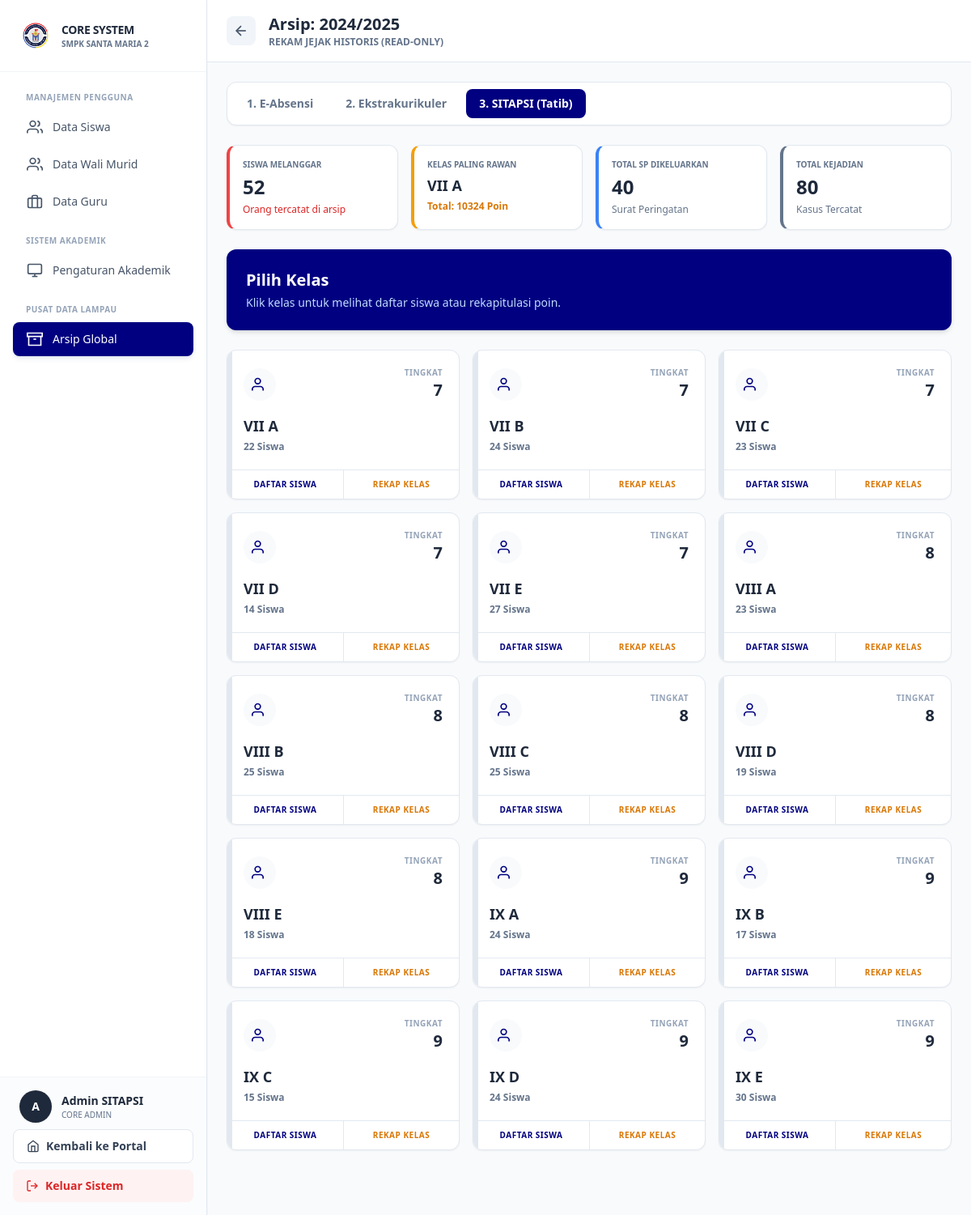
Page /core_admin/views/arsip_tahun.php?tahun=2 (signed in) on the committed database.
### tables this page shows
CREATE TABLE `tb_tahun_ajaran` (
  `id_tahun` int(11) NOT NULL,
  `nama_tahun` varchar(20) NOT NULL,
  `status` enum('Aktif','Arsip') DEFAULT 'Aktif',
  `semester_aktif` enum('Ganjil','Genap') DEFAULT 'Ganjil'
);

CREATE TABLE `tb_kelas` (
  `id_kelas` int(11) NOT NULL,
  `nama_kelas` varchar(10) NOT NULL,
  `tingkat` int(11) NOT NULL
);

### config/database.php (called while the page is built, shortened)
<?php
function getDBConnection()
{
    static $pdo = null;
    if ($pdo === null) {
        try {
            $dsn = "mysql:host=" . DB_HOST . ";dbname=" . DB_NAME . ";charset=" . DB_CHARSET;
            $options = [
                PDO::ATTR_ERRMODE => PDO::ERRMODE_EXCEPTION,
                PDO::ATTR_DEFAULT_FETCH_MODE => PDO::FETCH_ASSOC,
                PDO::ATTR_EMULATE_PREPARES => false,
                PDO::MYSQL_ATTR_INIT_COMMAND => "SET NAMES " . DB_CHARSET
            ];
            $pdo = new PDO($dsn, DB_USER, DB_PASS, $options);
        } catch (PDOException $e) {
            error_log("Database Connection Error: " . $e->getMessage());
            die("Koneksi database gagal. Silakan hubungi administrator.");
        }
    }
    return $pdo;
}
function executeQuery($sql, $params = [])
{
    $pdo = getDBConnection();
    $stmt = $pdo->prepare($sql);
    $stmt->execute($params);
    return $stmt;
}
function fetchOne($sql, $params = [])
{
    $stmt = executeQuery($sql, $params);
    return $stmt->fetch();
}
function fetchAll($sql, $params = [])
{
    $stmt = executeQuery($sql, $params);
    return $stmt->fetchAll();
}
?>

### core_admin/views/arsip_tahun.php (the view, shortened to what this page needs)
<?php
require_once '../../config/database.php';
$id_tahun = $_GET['tahun'] ?? null;
$tab_aktif = $_GET['tab'] ?? 'tatib';
?>
<?php
$tahun_info = fetchOne("SELECT * FROM tb_tahun_ajaran WHERE id_tahun = :id", ['id' => $id_tahun]);
$stats_global = fetchOne("
    SELECT
        COUNT(DISTINCT h.id_anggota) as total_siswa_melanggar,
        COUNT(DISTINCT h.id_transaksi) as total_pelanggaran
    FROM tb_pelanggaran_header h
    WHERE h.id_tahun = :id
", ['id' => $id_tahun]);
$top_kelas = fetchOne("
    SELECT k.nama_kelas, SUM(a.total_poin_umum) as total_poin_kelas
    FROM tb_anggota_kelas a
    JOIN tb_kelas k ON a.id_kelas = k.id_kelas
    WHERE a.id_tahun = :id
    GROUP BY k.id_kelas
    ORDER BY total_poin_kelas DESC LIMIT 1
", ['id' => $id_tahun]);
$total_sp = fetchOne("
    SELECT COUNT(id_sp) as jml_sp
    FROM tb_riwayat_sp r
    JOIN tb_anggota_kelas a ON r.id_anggota = a.id_anggota
    WHERE a.id_tahun = :id
", ['id' => $id_tahun]);
$kelas_list = fetchAll("SELECT id_kelas, nama_kelas, tingkat FROM tb_kelas ORDER BY tingkat, nama_kelas");
?>
<!DOCTYPE html>
<html lang="id">
<head>
    <script src="https://cdn.tailwindcss.com"></script>
</head>
<body class="bg-[#F8FAFC]">
<div class="flex h-screen overflow-hidden">
    <?php include '../includes/sidebar_core.php'; ?>
    <div class="flex-1 overflow-auto lg:ml-64 relative">
        <div class="bg-white border-b border-[#E2E8F0] px-6 py-4 sticky top-0 z-30 flex items-center justify-between">
            <div class="flex items-center space-x-4">
                <a href="arsip_tahun.php" class="p-2 bg-slate-100 rounded-lg text-slate-600 hover:bg-slate-200"><svg class="w-5 h-5" fill="none" stroke="currentColor" viewBox="0 0 24 24" stroke-width="2"><line x1="19" y1="12" x2="5" y2="12"></line><polyline points="12 19 5 12 12 5"></polyline></svg></a>
                <div>
                    <h1 class="text-xl font-extrabold text-slate-800">Arsip: <?= htmlspecialchars($tahun_info['nama_tahun']) ?></h1>
                    <p class="text-xs font-bold text-slate-500 uppercase">Rekam Jejak Historis (Read-Only)</p>
                </div>
            </div>
        </div>
        <div class="p-6 max-w-7xl mx-auto space-y-6 pb-20">
            <div class="bg-white p-2 rounded-xl border border-[#E2E8F0] shadow-sm flex overflow-x-auto scrollbar-hide space-x-2">
                <a href="?tahun=<?= $id_tahun ?>&tab=absen" class="px-4 py-2 rounded-lg text-sm font-bold whitespace-nowrap transition-colors <?= $tab_aktif === 'absen' ? 'bg-emerald-600 text-white' : 'text-slate-500 hover:bg-slate-100' ?>">1. E-Absensi</a>
                <a href="?tahun=<?= $id_tahun ?>&tab=ekstra" class="px-4 py-2 rounded-lg text-sm font-bold whitespace-nowrap transition-colors <?= $tab_aktif === 'ekstra' ? 'bg-amber-500 text-white' : 'text-slate-500 hover:bg-slate-100' ?>">2. Ekstrakurikuler</a>
                <a href="?tahun=<?= $id_tahun ?>&tab=tatib" class="px-4 py-2 rounded-lg text-sm font-bold whitespace-nowrap transition-colors <?= $tab_aktif === 'tatib' ? 'bg-[#000080] text-white' : 'text-slate-500 hover:bg-slate-100' ?>">3. SITAPSI (Tatib)</a>
            </div>
            <?php if ($tab_aktif === 'tatib'): ?>
            <div class="grid grid-cols-2 md:grid-cols-4 gap-4">
                <div class="bg-white p-4 rounded-xl border border-[#E2E8F0] shadow-sm border-l-4 border-l-red-500">
                    <p class="text-[10px] font-bold text-slate-500 uppercase">Siswa Melanggar</p>
                    <p class="text-2xl font-extrabold text-slate-800 mt-1"><?= number_format($stats_global['total_siswa_melanggar']) ?></p>
                    <p class="text-xs text-red-600 font-medium mt-1">Orang tercatat di arsip</p>
                </div>
                <div class="bg-white p-4 rounded-xl border border-[#E2E8F0] shadow-sm border-l-4 border-l-amber-500">
                    <p class="text-[10px] font-bold text-slate-500 uppercase">Kelas Paling Rawan</p>
                    <p class="text-lg font-extrabold text-slate-800 mt-1"><?= $top_kelas ? $top_kelas['nama_kelas'] : '-' ?></p>
                    <p class="text-xs text-amber-600 font-bold mt-1">Total: <?= $top_kelas ? $top_kelas['total_poin_kelas'] : '0' ?> Poin</p>
                </div>
                <div class="bg-white p-4 rounded-xl border border-[#E2E8F0] shadow-sm border-l-4 border-l-blue-500">
                    <p class="text-[10px] font-bold text-slate-500 uppercase">Total SP Dikeluarkan</p>
                    <p class="text-2xl font-extrabold text-slate-800 mt-1"><?= number_format($total_sp['jml_sp']) ?></p>
                    <p class="text-xs text-slate-500 font-medium mt-1">Surat Peringatan</p>
                </div>
                <div class="bg-white p-4 rounded-xl border border-[#E2E8F0] shadow-sm border-l-4 border-l-slate-500">
                    <p class="text-[10px] font-bold text-slate-500 uppercase">Total Kejadian</p>
                    <p class="text-2xl font-extrabold text-slate-800 mt-1"><?= number_format($stats_global['total_pelanggaran']) ?></p>
                    <p class="text-xs text-slate-500 font-medium mt-1">Kasus Tercatat</p>
                </div>
            </div>
            <div class="bg-[#000080] text-white rounded-xl shadow-md p-6 mb-6">
                <h2 class="text-xl font-extrabold mb-1">Pilih Kelas</h2>
                <p class="text-blue-200 text-sm">Klik kelas untuk melihat daftar siswa atau rekapitulasi poin.</p>
            </div>
            <div class="grid grid-cols-1 sm:grid-cols-2 lg:grid-cols-3 xl:grid-cols-4 gap-4">
                <?php foreach ($kelas_list as $kelas):
                    $jumlah_siswa = fetchOne("
                        SELECT COUNT(*) as total
                        FROM tb_anggota_kelas
                        WHERE id_kelas = :id_kelas AND id_tahun = :id_tahun
                    ", ['id_kelas' => $kelas['id_kelas'], 'id_tahun' => $id_tahun])['total'] ?? 0;
                ?>
                <div class="bg-white border border-[#E2E8F0] hover:border-[#000080] rounded-xl shadow-sm hover:shadow-md transition-all transform hover:-translate-y-1 relative overflow-hidden flex flex-col justify-between group">
                    <div class="w-1.5 h-full bg-slate-200 group-hover:bg-[#000080] absolute left-0 top-0 transition-colors"></div>
                    <div class="p-5 flex-1 cursor-pointer" onclick="window.location.href='../../sitapsi/views/admin/monitoring_siswa_list.php?kelas=<?= $kelas['id_kelas'] ?>&tahun=<?= $id_tahun ?>&arsip=1'">
                        <div class="flex items-center justify-between mb-4">
                            <div class="w-10 h-10 bg-slate-50 group-hover:bg-blue-50 text-[#000080] rounded-full flex items-center justify-center transition-colors">
                                <svg class="w-5 h-5" fill="none" stroke="currentColor" viewBox="0 0 24 24" stroke-width="2"><path d="M17 21v-2a4 4 0 0 0-4-4H5a4 4 0 0 0-4 4v2"></path><circle cx="9" cy="7" r="4"></circle></svg>
                            </div>
                            <div class="text-right">
                                <p class="text-slate-400 text-[10px] font-bold uppercase tracking-wider">Tingkat</p>
                                <p class="text-xl font-extrabold text-slate-800"><?= $kelas['tingkat'] ?></p>
                            </div>
                        </div>
                        <h3 class="text-lg font-extrabold text-slate-800 mb-1"><?= $kelas['nama_kelas'] ?></h3>
                        <p class="text-xs font-bold text-slate-500"><?= $jumlah_siswa ?> Siswa</p>
                    </div>
                    <div class="grid grid-cols-2 border-t border-[#E2E8F0] divide-x divide-[#E2E8F0]">
                        <a href="../../sitapsi/views/admin/monitoring_siswa_list.php?kelas=<?= $kelas['id_kelas'] ?>&tahun=<?= $id_tahun ?>&arsip=1" class="block text-center py-2.5 text-[10px] font-bold text-[#000080] hover:bg-blue-50 transition-colors uppercase tracking-wider">
                            Daftar Siswa
                        </a>
                        <a href="../../sitapsi/views/admin/rekapitulasi_kelas.php?kelas=<?= $kelas['id_kelas'] ?>&tahun=<?= $id_tahun ?>&arsip=1" class="block text-center py-2.5 text-[10px] font-bold text-amber-600 hover:bg-amber-50 transition-colors uppercase tracking-wider">
                            Rekap Kelas
                        </a>
                    </div>
                </div>
                <?php endforeach; ?>
            </div>
            <?php endif; ?>
        </div>
    </div>
</div>
</body>
</html>

### rows in the picture
tb_tahun_ajaran: nama_tahun "2024/2025"
tb_kelas: tingkat "7", nama_kelas "VII A", jumlah_siswa "22"
tb_kelas: tingkat "7", nama_kelas "VII B", jumlah_siswa "24"
tb_kelas: tingkat "7", nama_kelas "VII C", jumlah_siswa "23"
tb_kelas: tingkat "7", nama_kelas "VII D", jumlah_siswa "14"
tb_kelas: tingkat "7", nama_kelas "VII E", jumlah_siswa "27"
tb_kelas: tingkat "8", nama_kelas "VIII A", jumlah_siswa "23"
tb_kelas: tingkat "8", nama_kelas "VIII B", jumlah_siswa "25"
tb_kelas: tingkat "8", nama_kelas "VIII C", jumlah_siswa "25"
tb_kelas: tingkat "8", nama_kelas "VIII D", jumlah_siswa "19"
tb_kelas: tingkat "8", nama_kelas "VIII E", jumlah_siswa "18"
tb_kelas: tingkat "9", nama_kelas "IX A", jumlah_siswa "24"
tb_kelas: tingkat "9", nama_kelas "IX B", jumlah_siswa "17"
tb_kelas: tingkat "9", nama_kelas "IX C", jumlah_siswa "15"
tb_kelas: tingkat "9", nama_kelas "IX D", jumlah_siswa "24"
tb_kelas: tingkat "9", nama_kelas "IX E", jumlah_siswa "30"

### other values in the picture
$initial "A"
$user_name "Admin SITAPSI"
$stats_global['total_siswa_melanggar'] "52"
$top_kelas['nama_kelas'] "VII A"
$top_kelas['total_poin_kelas'] "10324"
$total_sp['jml_sp'] "40"
$stats_global['total_pelanggaran'] "80"
